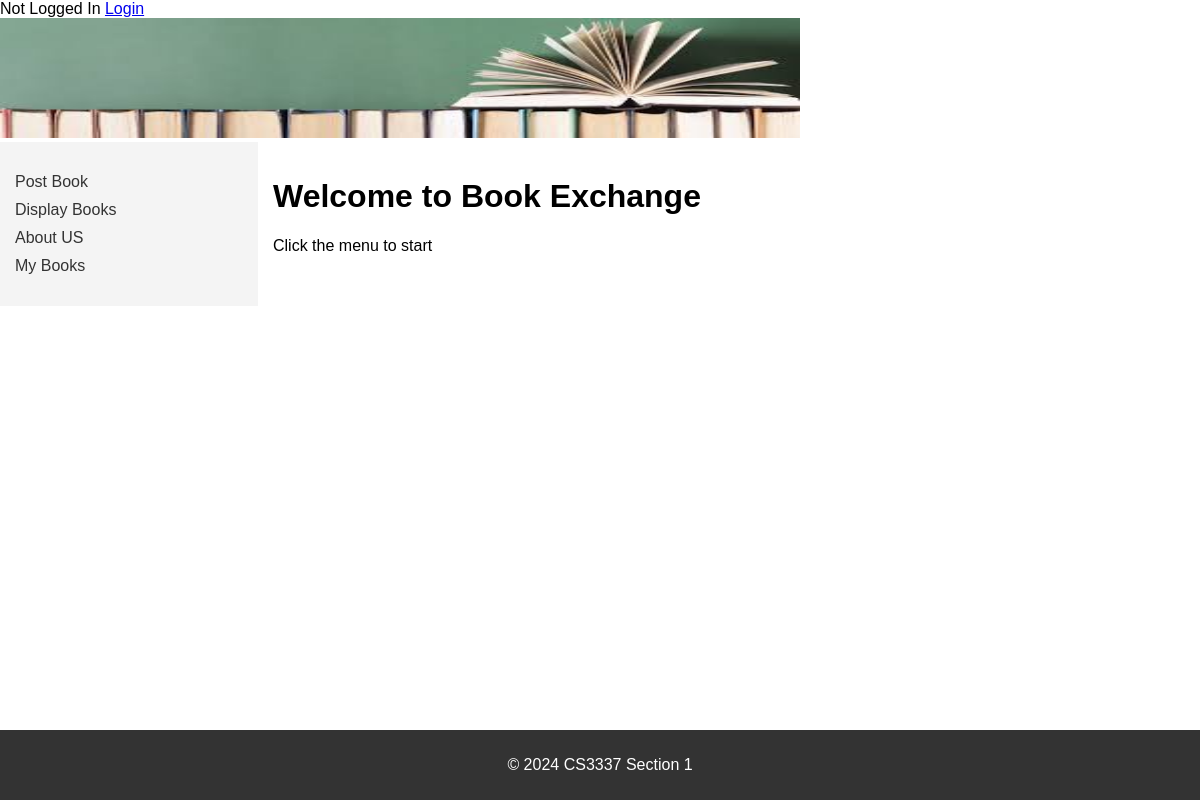
The page / on the database its author committed.
### bookMng/models.py (models this page shows, shortened)
class MainMenu(models.Model):
    item = models.CharField(max_length=200, unique=True)
    link = models.CharField(max_length=200, unique=True)

### bookMng/views.py (the view)
# urls.py: path('', views.index, name='index'),
def index(request):
    return render(request,
                  'bookMng/index.html',
                  {
                      'item_list': MainMenu.objects.all()
                  })

### bookEx/templates/bookMng/index.html
{% extends "base.html" %}
{% load static %}
{% block sidenav %}
   {% for item in item_list %}
    <li><a href="{{ item.link }}"> {{ item.item }}</a></li>
   {% endfor %}
{% endblock sidenav %}
{% block content %}
<h1>Welcome to Book Exchange</h1>
<p>Click the menu to start</p>
{% endblock content %}

### bookEx/static/main.css (style rules this page uses)
body { font-family: Arial, sans-serif; margin: 0; padding: 0; }
.menu ul li { margin-bottom: 10px; }
.menu ul li a { text-decoration: none; color: #333; }

### rows shown on the page
MainMenu: item "Post Book"
MainMenu: item "Display Books"
MainMenu: item "About US"
MainMenu: item "My Books"
